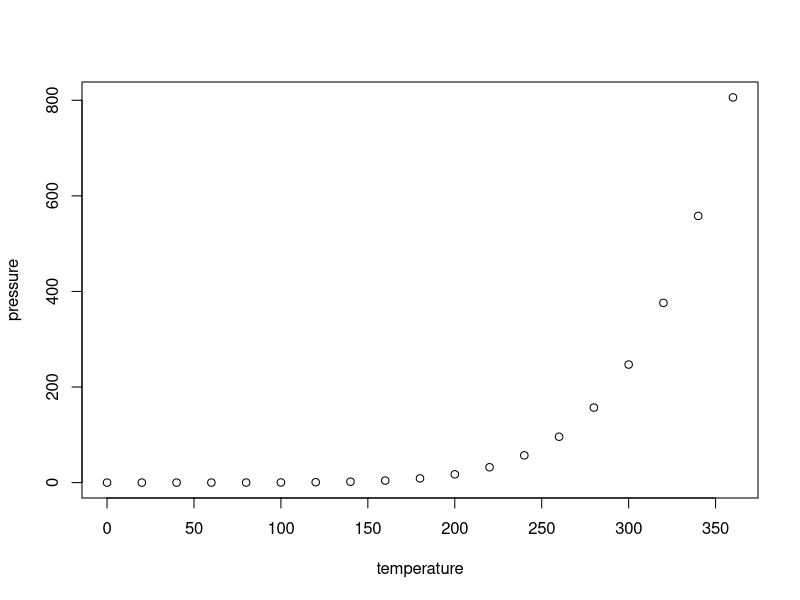
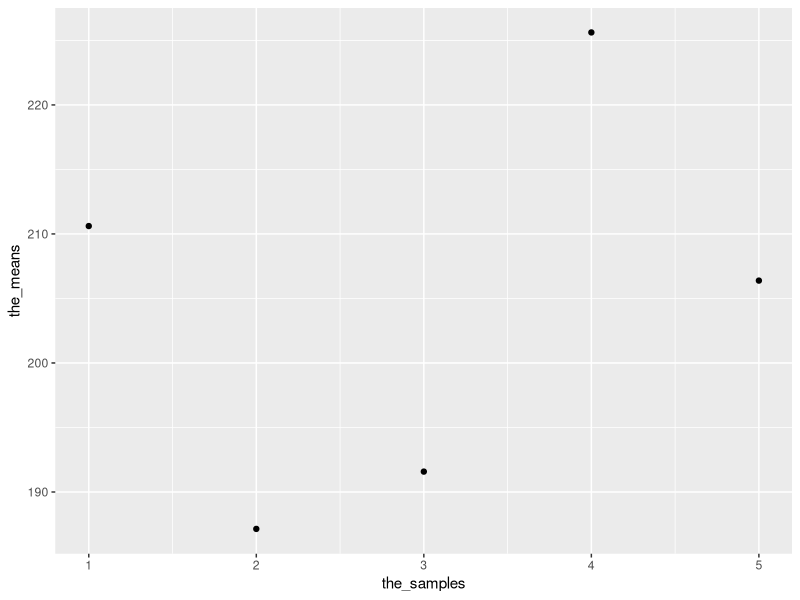

Here is the R script that generated these plots, in order: (Note: this script raises an error after producing the figures.)
## ---- chunk 1
knitr::opts_chunk$set(echo = TRUE)
## ---- chunk 2
summary(cars)
## ---- chunk 3
plot(pressure)
## ---- chunk 4
library(dplyr)  
a <- rnorm(25*5, 200, 100)

my_data <- data.frame(observations = rnorm(25*5, 200, 100),
                      the_samples = rep(1:5, each=25))

my_means <- my_data %>%
  group_by(the_samples) %>%
  summarise(the_means = mean(observations))

library(ggplot2)
 
ggplot(my_means, aes(x = the_samples, y = the_means))+
  geom_point()

my_matrix <- matrix(0, ncol =25, nrow = 5)

for(i in 1:5){
  rnorm(25, mean = 200, sd = 100)
}



## ---- chunk 5
 
summarise(standard_deviation = std(observations))

library(ggplot2)
 
ggplot(my_means, aes(x = the_samples, y = standard_deviation))+
  geom_point()

my_matrix <- matrix(0, ncol =25, nrow = 5)

for(i in 1:5){
  rnorm(25, mean = 200, sd = 100)
}
